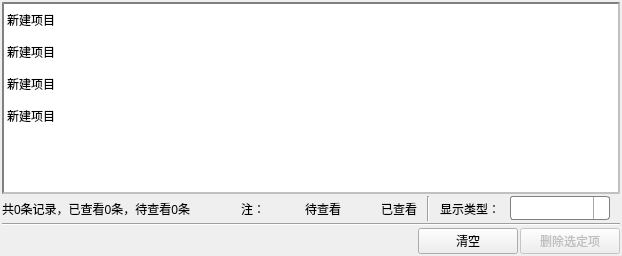
        <widget class="QWidget" name="tab_5">
         <attribute name="icon">
          <iconset resource="image.qrc">
           <normaloff>:/images/images/else/advice.png</normaloff>:/images/images/else/advice.png</iconset>
         </attribute>
         <attribute name="title">
          <string>建议</string>
         </attribute>
         <layout class="QVBoxLayout" name="verticalLayout_19">
          <property name="spacing">
           <number>2</number>
          </property>
          <property name="leftMargin">
           <number>2</number>
          </property>
          <property name="topMargin">
           <number>2</number>
          </property>
          <property name="rightMargin">
           <number>2</number>
          </property>
          <property name="bottomMargin">
           <number>2</number>
          </property>
          <item>
           <widget class="QListWidget" name="listWidgetAdvice">
            <property name="font">
             <font>
              <pointsize>9</pointsize>
             </font>
            </property>
            <property name="styleSheet">
             <string notr="true">QListWidget
{
    border:2px solid gray;   /*边界线:宽度、颜色*/
    /*background:gray;*/    /*表格背景色*/
    color:black;        /*前景色：文字颜色*/
	border-style:inset;
    /*margin:5px,5px,0px,50px;*/   /*上、下、左、右，间距*/
}


QListWidget::item
{
    padding-top:10px;
    padding-bottom:4px;
}
QListWidget::item:hover
{
    show-decoration-selected:5;
    background:skyblue;
}

QListWidget::item:selected
{
    /*border:0px;*/
    background:lightgray;
    padding:0px;
    margin:0px;
    color:red;
}

/*上次选择后保留的状态，鼠标离开后显示*/
QListWidget::item:selected:!active
{
    border-width:0px;
    background:lightgreen;
}
</string>
            </property>
            <item>
             <property name="text">
              <string>新建项目</string>
             </property>
            </item>
            <item>
             <property name="text">
              <string>新建项目</string>
             </property>
            </item>
            <item>
             <property name="text">
              <string>新建项目</string>
             </property>
            </item>
            <item>
             <property name="text">
              <string>新建项目</string>
             </property>
            </item>
           </widget>
          </item>
          <item>
           <widget class="QWidget" name="widget_6" native="true">
            <property name="minimumSize">
             <size>
              <width>0</width>
              <height>25</height>
             </size>
            </property>
            <layout class="QHBoxLayout" name="horizontalLayout_29">
             <property name="spacing">
              <number>10</number>
             </property>
             <property name="leftMargin">
              <number>0</number>
             </property>
             <property name="topMargin">
              <number>0</number>
             </property>
             <property name="rightMargin">
              <number>10</number>
             </property>
             <property name="bottomMargin">
              <number>0</number>
             </property>
             <item>
              <widget class="QLabel" name="labAdviceCount">
               <property name="text">
                <string>共0条记录，已查看0条，待查看0条</string>
               </property>
              </widget>
             </item>
             <item>
              <spacer name="horizontalSpacer_28">
               <property name="orientation">
                <enum>Qt::Horizontal</enum>
               </property>
               <property name="sizeHint" stdset="0">
                <size>
                 <width>40</width>
                 <height>20</height>
                </size>
               </property>
              </spacer>
             </item>
             <item>
              <widget class="QLabel" name="label_37">
               <property name="text">
                <string>注：</string>
               </property>
              </widget>
             </item>
             <item>
              <widget class="QLabel" name="labUnsolve">
               <property name="minimumSize">
                <size>
                 <width>20</width>
                 <height>20</height>
                </size>
               </property>
               <property name="maximumSize">
                <size>
                 <width>20</width>
                 <height>20</height>
                </size>
               </property>
               <property name="text">
                <string/>
               </property>
              </widget>
             </item>
             <item>
              <widget class="QLabel" name="label_39">
               <property name="text">
                <string>待查看</string>
               </property>
              </widget>
             </item>
             <item>
              <widget class="QLabel" name="labSolve">
               <property name="minimumSize">
                <size>
                 <width>20</width>
                 <height>20</height>
                </size>
               </property>
               <property name="maximumSize">
                <size>
                 <width>20</width>
                 <height>20</height>
                </size>
               </property>
               <property name="text">
                <string/>
               </property>
              </widget>
             </item>
             <item>
              <widget class="QLabel" name="label_41">
               <property name="text">
                <string>已查看</string>
               </property>
              </widget>
             </item>
             <item>
              <widget class="Line" name="line_29">
               <property name="orientation">
                <enum>Qt::Vertical</enum>
               </property>
              </widget>
             </item>
             <item>
              <widget class="QLabel" name="label_36">
               <property name="text">
                <string>显示类型：</string>
               </property>
              </widget>
             </item>
             <item>
              <widget class="QComboBox" name="cbxAdviceType">
               <property name="minimumSize">
                <size>
                 <width>100</width>
                 <height>0</height>
                </size>
               </property>
               <property name="styleSheet">
                <string notr="true">QComboBox{font-size:15px;border: 1px solid gray;  border-radius: 3px; padding: 1px 2px 1px 2px;}
QComboBox::drop-down {subcontrol-origin: padding;subcontrol-position: top right;width: 15px;border-left-width: 1px;border-left-color: darkgray;border-left-style: solid;border-top-right-radius: 3px;border-bottom-right-radius: 3px;}
QComboBox:hover{border:2px solid rgb(50, 180, 250);}
QComboBox::down-arrow {background:url(images/combo/arrow_drop_down.ico);background-repeat:no-repeat;background-position:center;}
QComboBox QAbstractItemView{border: 1px solid darkgray;border-radius:2px;selection-background-color:#12CABD  ;outline:0px;}</string>
               </property>
               <item>
                <property name="text">
                 <string/>
                </property>
               </item>
               <item>
                <property name="text">
                 <string>已查看</string>
                </property>
               </item>
               <item>
                <property name="text">
                 <string>待查看</string>
                </property>
               </item>
              </widget>
             </item>
            </layout>
           </widget>
          </item>
          <item>
           <widget class="Line" name="line_30">
            <property name="orientation">
             <enum>Qt::Horizontal</enum>
            </property>
           </widget>
          </item>
          <item>
           <layout class="QHBoxLayout" name="horizontalLayout_28">
            <item>
             <spacer name="horizontalSpacer_27">
              <property name="orientation">
               <enum>Qt::Horizontal</enum>
              </property>
              <property name="sizeHint" stdset="0">
               <size>
                <width>40</width>
                <height>20</height>
               </size>
              </property>
             </spacer>
            </item>
            <item>
             <widget class="QPushButton" name="pushButton_44">
              <property name="minimumSize">
               <size>
                <width>100</width>
                <height>0</height>
               </size>
              </property>
              <property name="text">
               <string>清空</string>
              </property>
             </widget>
            </item>
            <item>
             <widget class="QPushButton" name="pushButton_45">
              <property name="enabled">
               <bool>false</bool>
              </property>
              <property name="minimumSize">
               <size>
                <width>100</width>
                <height>0</height>
               </size>
              </property>
              <property name="text">
               <string>删除选定项</string>
              </property>
             </widget>
            </item>
           </layout>
          </item>
         </layout>
        </widget>
